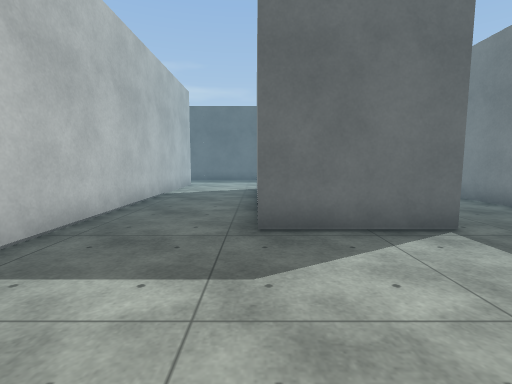
view 1 (above)

16 first-person views from a walk through a 3-D level made in the Unity game engine. The camera is 1.2 m above the floor, tilts 6° down and sees 85° across. Doors are open. The floor is counted in squares, 1 m on a side. Each view is taken from the middle of a square. On the plan, view 1 faces up. The plan holds only what a view shows up to about 13 squares ahead; the rest is blank. The place goes on beyond the plan. The player is left out. Surface patterns are stand-ins for the level's own textures.

view 2
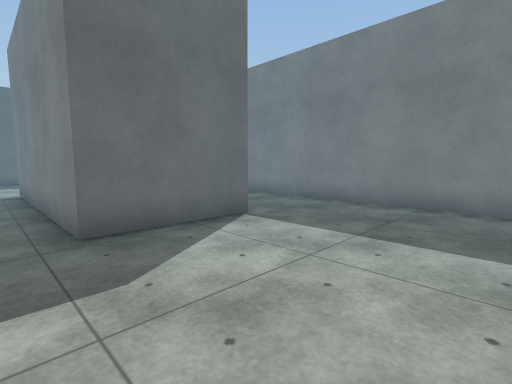

view 3
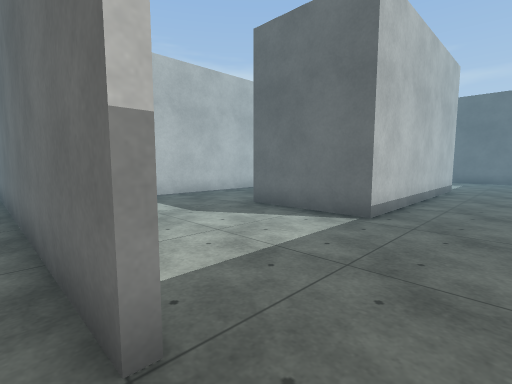

view 4
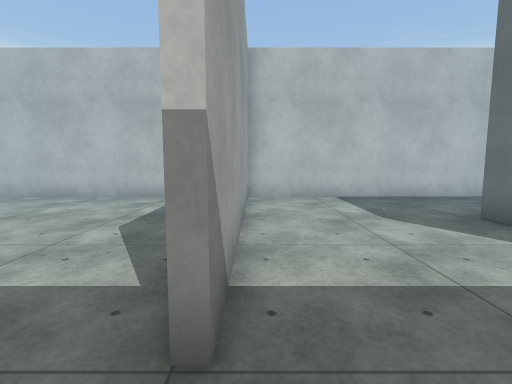

view 5
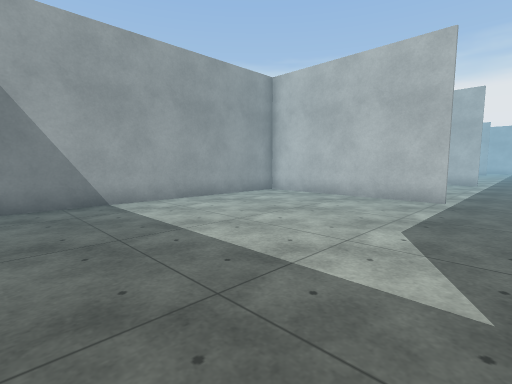

view 6
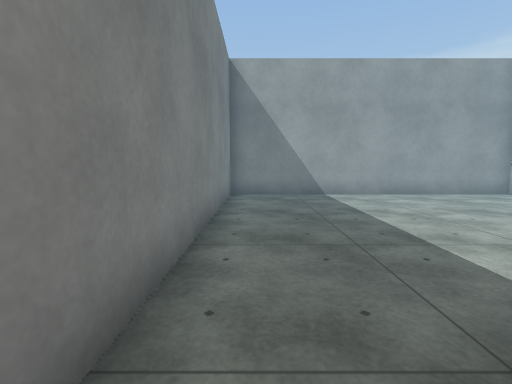

view 7
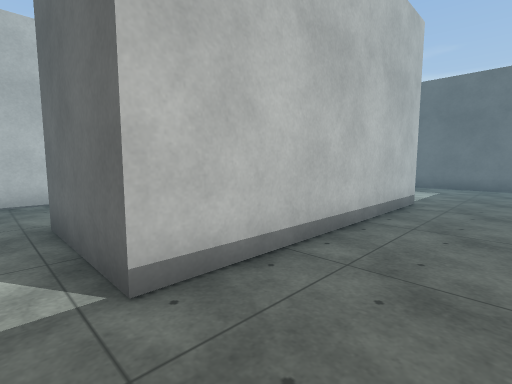

view 8
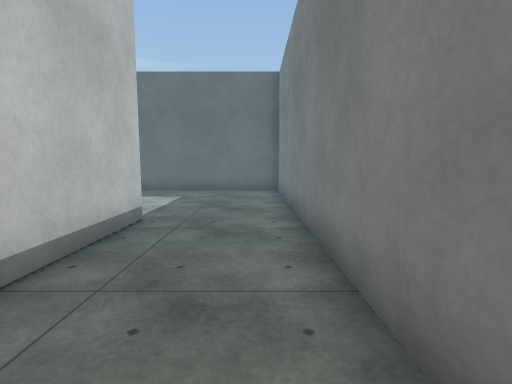

view 9
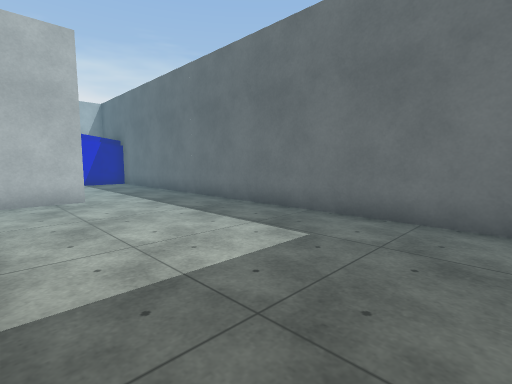

view 10
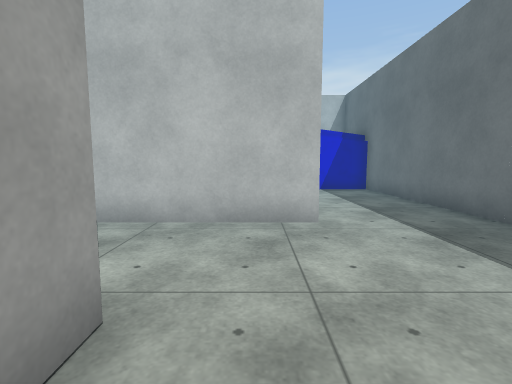

view 11
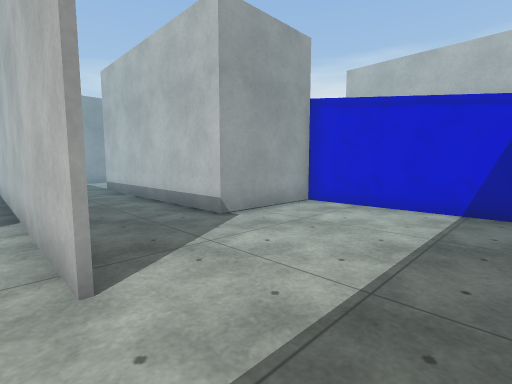

view 12
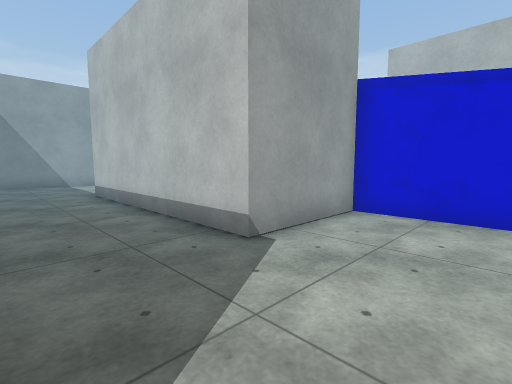

view 13
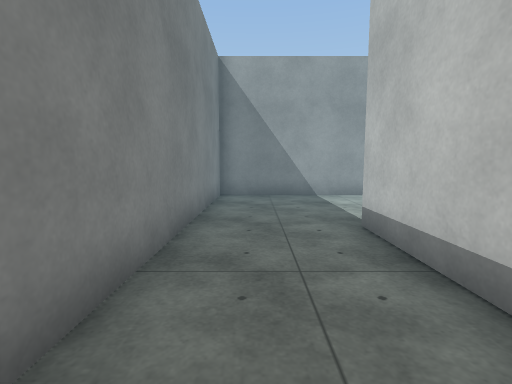

view 14
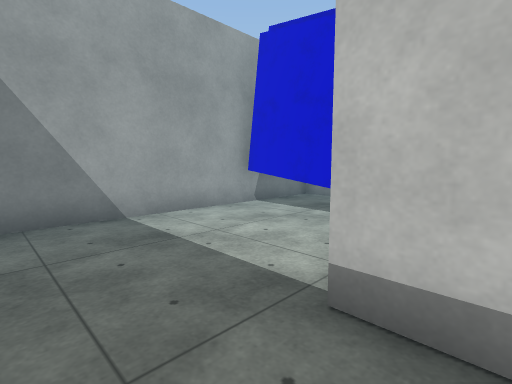

view 15
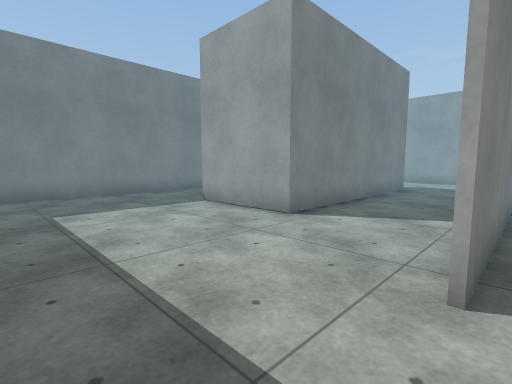

view 16
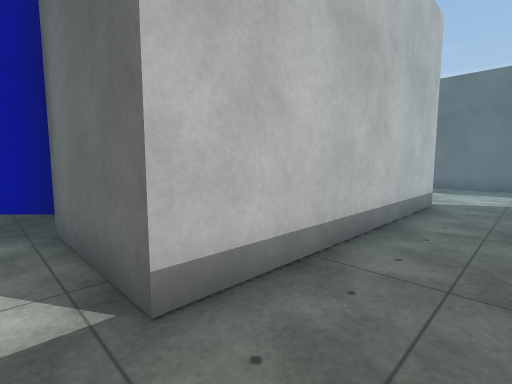

### Floor plan
Points are (right, up) in squares from view 1. A wall is a line through its corners. A room is listed if a view was taken in it or the views show most of it. See-through windows are left out.
Room 1 (views 1, 2, 3, 4, 5, 6, 7, 8, 9, 10, 11, 12, 15)
walls: (0, 12.9) (3.6, 12.9) (3.6, 4.9) (0, 4.9) (0, 12.9); (-3.7, 13.4) (-3.7, 15.4); (-3.5, 15.4) (-3.5, -0.4); (-4, -0.3) (4.5, -0.3); (7, -1.5) (7, 19) (-10.6, 19) (-10.6, 12.9) (-7, 12.9)
ways out: opening at (-5.5, 13) to room 2; opening at (5.5, -1) to room 3
Room 2 (views 13, 14, 16)
walls: (-3.7, -0.2) (-3.7, 13.4); (-14, -0.3) (-4, -0.3); (-7, 12.9) (-7, 4.9) (-10.6, 4.9) (-10.6, 0.1)
ways out: opening at (-5.5, 13) to room 1
Room 3 (no view inside)
walls: (-3.5, -2.8) (-3.5, -9.5) (7, -9.5) (7, -1.5); (4.5, -0.5) (-3.5, -0.5)
ways out: opening at (5.5, -1) to room 1; opening at (-4, -2)

Where each view was taken, in squares from view 1:
view 1: 0 up, 0 right, facing up
view 2: 0 up, 1 left, facing up-right
view 3: 1 down, 6 right, facing up-left
view 4: 0 up, 6 right, facing left
view 5: 1 down, 6 right, facing down-left
view 6: 1 up, 6 right, facing down
view 7: 4 up, 6 right, facing up-left
view 8: 7 up, 6 right, facing up
view 9: 13 up, 6 right, facing up-left
view 10: 14 up, 2 right, facing left
view 11: 18 up, 3 left, facing down-left
view 12: 16 up, 4 left, facing down-left
view 13: 10 up, 5 left, facing down
view 14: 6 up, 5 left, facing down-left
view 15: 18 up, 4 left, facing down-right
view 16: 4 up, 5 left, facing up-left
